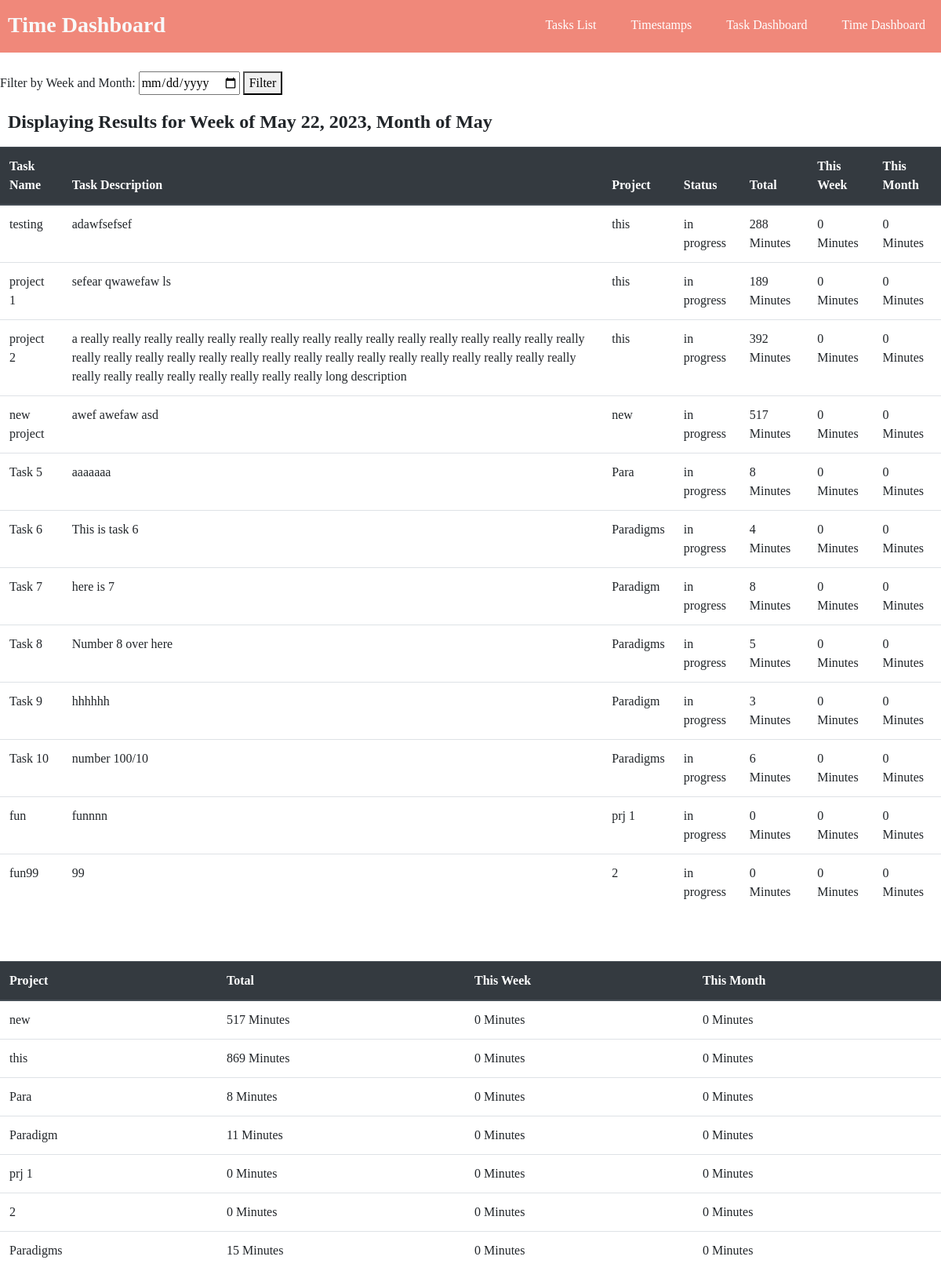
/show_time_dashboard, run on the app's committed database.
### tasks/models.py (models this page shows)
class Task(models.Model):
    task_name = models.CharField(max_length=100)
    task_description = models.TextField()
    timer_state = models.CharField(max_length=11, choices=TIMER_STATE, default='Start Timer') #Used to determine if the task should be tracking time to create a timestamp
    begin_time = models.DateTimeField(blank=True, null=True) #Needed to record start time of timestamps.
    project = models.CharField(max_length=100)
    status = models.CharField(max_length=11, choices=STATUSES, default='in progress')
    class Meta:
        db_table = "tasks"

### tasks/views.py (the view)
# urls.py: path('show_time_dashboard', views.show_time_dashboard),
def show_time_dashboard(request):
    tasks = Task.objects.all()
    ts_total = {}
    ts_week = {}
    ts_month = {}
    if request.method == 'POST':
        date_form = DateFilter(request.POST)
        if date_form.is_valid():
            year = date_form.cleaned_data['day'].year
            month = date_form.cleaned_data['day'].month
            week_start = date_form.cleaned_data['day'] - timedelta(days=date_form.cleaned_data['day'].weekday())
    else:
        date_form = DateFilter()
        year = date.today().year
        month = date.today().month
        week_start = date.today() - timedelta(days=date.today().weekday())
    week_end = week_start + timedelta(days=6)
    week_start_time = pytz.timezone('US/Eastern').localize(datetime.combine(week_start, datetime.min.time()))
    week_end_time = pytz.timezone('US/Eastern').localize(datetime.combine(week_end, datetime.max.time()))
    month_start_time = pytz.timezone('US/Eastern').localize(datetime(year, month, 1, 0, 0))
    month_end_time = pytz.timezone('US/Eastern').localize(datetime((year+1 if month==12 else year), (1 if month==12 else month+1), 1, 0, 0))
    projects = set()
    for task in tasks:
        timestamps = Timestamp.objects.filter(task__id=task.id)
        projects.add(task.project)
        ts_total[task.id] = 0
        ts_week[task.id] = 0
        ts_month[task.id] = 0
        for timestamp in timestamps:
            ts_total[task.id] += timestamp.elapsed_time()
            if timestamp.begin_time >= week_start_time and timestamp.end_time <= week_end_time:
                ts_week[task.id] += timestamp.elapsed_time()
            if timestamp.begin_time < week_start_time and timestamp.end_time <= week_end_time and timestamp.end_time > week_start_time:
                ts_week[task.id] += math.floor((timestamp.end_time - week_start_time).total_seconds()/60)
            if timestamp.begin_time <= week_end_time and timestamp.begin_time >= week_start_time and timestamp.end_time > week_end_time:
                ts_week[task.id] += math.floor((week_end_time - timestamp.begin_time).total_seconds()/60) + 1 #Need +1 because week_end_time is at 11:59 pm, need to add last minute
            if timestamp.begin_time < week_start_time and timestamp.end_time > week_end_time:
                ts_week[task.id] += math.floor((week_end_time - week_start_time).total_seconds()/60) + 1
            if timestamp.begin_time >= month_start_time and timestamp.end_time <= month_end_time:
                ts_month[task.id] += timestamp.elapsed_time()
            if timestamp.begin_time < month_start_time and timestamp.end_time <= month_end_time and timestamp.end_time > month_start_time:
                ts_month[task.id] += math.floor((timestamp.end_time - month_start_time).total_seconds()/60)
            if timestamp.begin_time >= month_start_time and timestamp.end_time > month_end_time and timestamp.begin_time < month_end_time:
                ts_month[task.id] += math.floor((month_end_time - timestamp.begin_time).total_seconds()/60)
            if timestamp.begin_time < month_start_time and timestamp.end_time > month_end_time:
                ts_month[task.id] += math.floor((month_end_time - month_start_time).total_seconds()/60)
    p_total = {}
    p_week = {}
    p_month = {}
    for project in projects:
        timestamps = Timestamp.objects.filter(task__project=project)
        p_total[project] = 0
        p_week[project] = 0
        p_month[project] = 0
        for timestamp in timestamps:
            p_total[project] += timestamp.elapsed_time()
            if timestamp.begin_time >= week_start_time and timestamp.end_time <= week_end_time:
                p_week[project] += timestamp.elapsed_time()
            if timestamp.begin_time < week_start_time and timestamp.end_time <= week_end_time and timestamp.end_time > week_start_time:
                p_week[project] += math.floor((timestamp.end_time - week_start_time).total_seconds()/60)
            if timestamp.begin_time <= week_end_time and timestamp.begin_time >= week_start_time and timestamp.end_time > week_end_time:
                p_week[project] += math.floor((week_end_time - timestamp.begin_time).total_seconds()/60) + 1
            if timestamp.begin_time < week_start_time and timestamp.end_time > week_end_time:
                p_week[project] += math.floor((week_end_time - week_start_time).total_seconds()/60) + 1
            if timestamp.begin_time >= month_start_time and timestamp.end_time <= month_end_time:
                p_month[project] += timestamp.elapsed_time()
            if timestamp.begin_time < month_start_time and timestamp.end_time <= month_end_time and timestamp.end_time > month_start_time:
                p_month[project] += math.floor((timestamp.end_time - month_start_time).total_seconds()/60)
            if timestamp.begin_time >= month_start_time and timestamp.end_time > month_end_time and timestamp.begin_time < month_end_time:
                p_month[project] += math.floor((month_end_time - timestamp.begin_time).total_seconds()/60)
            if timestamp.begin_time < month_start_time and timestamp.end_time > month_end_time:
                p_month[project] += math.floor((month_end_time - month_start_time).total_seconds()/60)
    return render(request, "show_time_dashboard.html", {
        'tasks':tasks,
        'ts_total':ts_total,
        'date_form':date_form,
        'ts_week':ts_week,
        'ts_month':ts_month,
        'week_start':week_start,
        'month':datetime.strptime(str(month), "%m").strftime("%B"),
        'projects':projects,
        'p_total':p_total,
        'p_week':p_week,
        'p_month':p_month,
    })

### tasks/forms.py
class DateFilter(forms.Form):
    day = forms.DateField(label="date_filter", widget=DateInput())

### tasks/models.py (called while the page is built)
    def elapsed_time(self):
        return math.floor(((self.end_time - self.begin_time).total_seconds()/60))

### tasks/templatetags/managertags.py (called while the page is built)
@register.simple_tag
def dict_get(dct, key):
    return dct.get(key)

### tasks/templates/show_time_dashboard.html (shortened to what this page needs)
<!DOCTYPE html>
<head>
	<link rel="stylesheet" href="https://stackpath.bootstrapcdn.com/bootstrap/4.3.1/css/bootstrap.min.css">
</head>
<body>
	{% load managertags %}
	<header>
		<div class="container_h">
			<h3 class="logo"><b>Time Dashboard</b></h3>
			<nav>
				<ul>
					<li><a href="/show_tasks">Tasks List</a></li>
					<li><a href="/show_timestamps">Timestamps</a></li>
					<li><a href="/show_task_dashboard">Task Dashboard</a></li>
					<li><a href="/show_time_dashboard">Time Dashboard</a></li>
				</ul>
			</nav>
		</div>
	</header>
	<br>
	<form method="POST" action="/show_time_dashboard">
		<label for="date_filter">Filter by Week and Month:</label>
			{{ date_form.day }}
		<button type="submit">Filter</button>
	</form>
	<h4 class="logo"><b>Displaying Results for Week of {{ week_start }}, Month of {{ month }}</b></h4>
	<br>
	<table class="table">
    	<thead class="thead-dark">
    	<tr>
        	<th>Task Name</th>
        	<th>Task Description</th>
			<th>Project</th>
			<th>Status</th>
			<th>Total</th>
        	<th>This Week</th>
        	<th>This Month</th>
    	</tr>
    	</thead>
    	<tbody>
		{% for task in tasks %}
    		<tr>
        		<td>{{ task.task_name }}</td>
        		<td>{{ task.task_description }}</td>
	        	<td>{{ task.project }}</td>
				<td>{{ task.status }}</td>
				<td>{% dict_get ts_total task.id %} Minutes</td>
        		<td>{% dict_get ts_week task.id %} Minutes</td>
        		<td>{% dict_get ts_month task.id %} Minutes</td>
    		</tr>
		{% endfor %}
   	 </tbody>
	</table>
	<br>
	<br>
	<table class="table">
    	<thead class="thead-dark">
    	<tr>
        	<th>Project</th>
			<th>Total</th>
        	<th>This Week</th>
        	<th>This Month</th>
    	</tr>
    	</thead>
    	<tbody>
		{% for project in projects %}
    		<tr>
        		<td>{{ project }}</td>
				<td>{% dict_get p_total project %} Minutes</td>
        		<td>{% dict_get p_week project %} Minutes</td>
        		<td>{% dict_get p_month project %} Minutes</td>
    		</tr>
		{% endfor %}
   	 </tbody>
	</table>
</body>
</html>

### tasks/templates/show_time_dashboard.html (style rules this page uses)
html * { font-family: Verdana !important; }
header { background: #f0887a; }
header::after { content: ''; display: table; clear: both; }
.logo { float: left; padding-top: 15px; margin-left: 10px; padding-bottom: 10px; border: none; }
nav { float: right; }
nav ul { margin: 0; padding: 0; list-style: none; }
nav li { color: #ffffff; display: inline-block; margin-left: 20px; margin-right: 20px; padding-top: 20px; position: relative; }
nav a { color: #ffffff; }
nav a::before { content: ''; display: block; height: 5px; background-color: #444; position: absolute; top: 0; width: 0%; transition: all ease-in-out 250ms; }
h3 { color: #f8f9fa; }

### data on the page
Task: task_name "testing", task_description "adawfsefsef", project "this", status "in progress", id "288", id "0", projects "this", project "869", project "0", project "0"
Task: task_name "project 1", task_description "sefear qwawefaw ls", project "this", status "in progress", id "189", id "0"
Task: task_name "project 2", task_description "a really really really really really really really really really really really really really really really really really really really really really really really really really really really really really really really really really really really really really really really really long description", project "this", status "in progress", id "392", id "0"
Task: task_name "new project", task_description "awef awefaw asd", project "new", status "in progress", id "517", id "0", projects "new", project "517", project "0", project "0"
Task: task_name "Task 5", task_description "aaaaaaa", project "Para", status "in progress", id "8", id "0", projects "Para", project "8", project "0", project "0"
Task: task_name "Task 6", task_description "This is task 6", project "Paradigms", status "in progress", id "4", id "0", projects "Paradigms", project "15", project "0", project "0"
Task: task_name "Task 7", task_description "here is 7", project "Paradigm", status "in progress", id "8", id "0", projects "Paradigm", project "11", project "0", project "0"
Task: task_name "Task 8", task_description "Number 8 over here", project "Paradigms", status "in progress", id "5", id "0"
Task: task_name "Task 9", task_description "hhhhhh", project "Paradigm", status "in progress", id "3", id "0"
Task: task_name "Task 10", task_description "number 100/10", project "Paradigms", status "in progress", id "6", id "0"
Task: task_name "fun", task_description "funnnn", project "prj 1", status "in progress", id "0", projects "prj 1", project "0", project "0", project "0"
Task: task_name "fun99", task_description "99", project "2", status "in progress", id "0"

### other printed values
{{ week_start }} "May 22, 2023"
{{ month }} "May"
{{ project }} "2"
